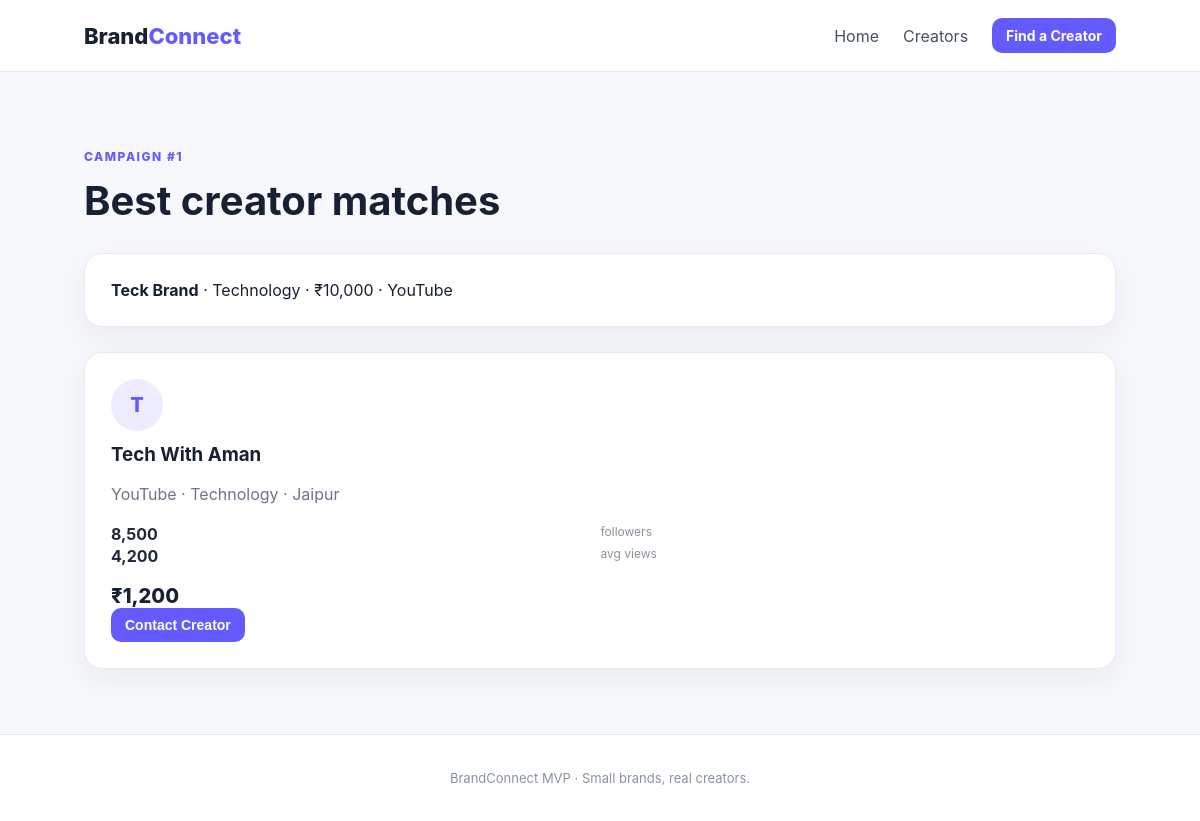
Page /matches/1 on the committed database.
### tables this page shows
CREATE TABLE campaigns (
        id INTEGER PRIMARY KEY AUTOINCREMENT,
        brand_name TEXT NOT NULL,
        category TEXT NOT NULL,
        budget INTEGER NOT NULL,
        platform TEXT NOT NULL,
        location TEXT DEFAULT '',
        description TEXT DEFAULT ''
    , user_id INTEGER);

CREATE TABLE creators (
        id INTEGER PRIMARY KEY AUTOINCREMENT,
        name TEXT NOT NULL,
        platform TEXT NOT NULL,
        category TEXT NOT NULL,
        followers INTEGER NOT NULL,
        avg_views INTEGER NOT NULL,
        price INTEGER NOT NULL,
        location TEXT NOT NULL,
        bio TEXT DEFAULT ''
    , image_url TEXT DEFAULT '');

### backend/app.py (the view)
@app.route("/matches/<int:campaign_id>")
def matches(campaign_id):
    conn = db()
    campaign_row = conn.execute("SELECT * FROM campaigns WHERE id=?", (campaign_id,)).fetchone()
    if not campaign_row:
        conn.close()
        return "Campaign not found", 404
    rows = conn.execute("""
        SELECT * FROM creators
        WHERE price <= ?
          AND (category LIKE ? OR ? = '')
          AND (platform = ? OR ? = 'Any')
        ORDER BY
          CASE WHEN category LIKE ? THEN 0 ELSE 1 END,
          price ASC,
          followers DESC
    """, (
        campaign_row["budget"],
        f"%{campaign_row['category']}%",
        campaign_row["category"],
        campaign_row["platform"],
        campaign_row["platform"],
        f"%{campaign_row['category']}%"
    )).fetchall()
    conn.close()
    return render_template("matches.html", campaign=campaign_row, creators=rows)

### backend/app.py (called while the page is built)
def db():
    conn = sqlite3.connect(DB)
    conn.row_factory = sqlite3.Row
    return conn

### frontend/templates/matches.html (shortened to what this page needs)
{% extends "base.html" %}
{% block content %}
<section class="section">
  <p class="eyebrow">Campaign #{{ campaign.id }}</p>
  <h1>Best creator matches</h1>
  <div class="campaign-summary"><b>{{ campaign.brand_name }}</b> · {{ campaign.category }} · ₹{{ "{:,}".format(campaign.budget) }} · {{ campaign.platform }}</div>
  <div class="grid">
  {% for c in creators %}
    <article class="card match">
      <div class="avatar">{{ c.name[0] }}</div>
      <h3>{{ c.name }}</h3>
      <p>{{ c.platform }} · {{ c.category }} · {{ c.location }}</p>
      <div class="stats"><b>{{ "{:,}".format(c.followers) }}</b><span>followers</span><b>{{ "{:,}".format(c.avg_views) }}</b><span>avg views</span></div>
      <div class="price">₹{{ "{:,}".format(c.price) }}</div>
      <form method="POST" action="{{ url_for('contact_creator', campaign_id=campaign.id, creator_id=c.id) }}">
  <button class="btn small" type="submit">Contact Creator</button>
</form>
    </article>
  {% else %}
    <div class="empty">No creator fits this campaign yet. Try increasing the budget or changing the category.</div>
  {% endfor %}
  </div>
</section>
{% endblock %}

### frontend/static/style.css (style rules this page uses)
* { box-sizing:border-box }
body { margin:0;font-family:Inter,Arial,sans-serif;background:#f7f8fc;color:#182033 }
.btn { display:inline-block;background:#635bff;color:white!important;border:0;border-radius:10px;padding:13px 20px;text-decoration:none;font-weight:700;cursor:pointer }
.btn.small { padding:9px 14px;font-size:14px }
.eyebrow { text-transform:uppercase;letter-spacing:1.5px;font-size:12px;font-weight:800;color:#635bff }
.hero-card,.card,.campaign-summary { background:white;border:1px solid #e7e9f0;border-radius:18px;padding:26px;box-shadow:0 10px 30px rgba(24,32,51,.06) }
.section { padding:65px 7% }
.section h1 { font-size:40px;margin:8px 0 28px }
.grid { display:grid;grid-template-columns:repeat(auto-fit,minmax(230px,1fr));gap:20px }
.card h3 { margin:12px 0 5px }
.card p { color:#6d7588;line-height:1.5 }
.avatar { width:52px;height:52px;border-radius:50%;background:#ecebff;color:#635bff;display:grid;place-items:center;font-size:20px;font-weight:800 }
.stats { display:grid;grid-template-columns:auto auto;gap:2px 10px;margin:18px 0;color:#20283b }
.stats span { font-size:12px;color:#8991a2 }
.price { font-size:20px;font-weight:800;margin-top:18px }
.campaign-summary { margin-bottom:25px }

### rows in the picture
campaigns: id "1", brand_name "Teck Brand", category "Technology", budget "10,000", platform "YouTube"
creators: name "T", name "Tech With Aman", platform "YouTube", category "Technology", location "Jaipur", followers "8,500", avg_views "4,200", price "1,200"
